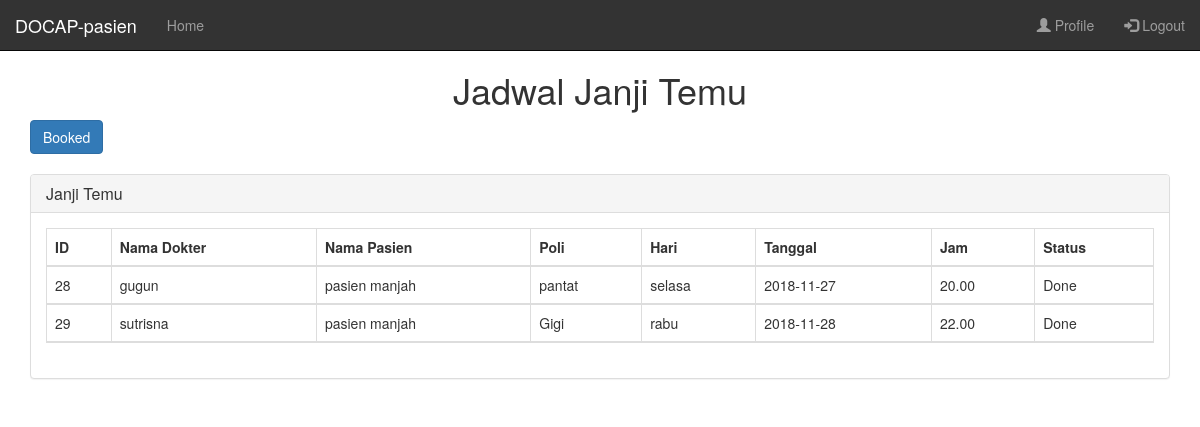
Screenshot of /index.php?controller=patient&action=patientAppointmentDone (signed in) with the database file from the repository.
### tables this page shows
CREATE TABLE `jadwal` (
  `id_jadwal` int(11) NOT NULL,
  `id_user` int(11) NOT NULL,
  `id_poli` int(11) NOT NULL,
  `hari` varchar(100) NOT NULL,
  `id_waktu` int(11) NOT NULL
);

CREATE TABLE `appointment` (
  `id_appointment` int(11) NOT NULL,
  `id_user` int(11) NOT NULL,
  `id_jadwal` int(11) NOT NULL,
  `tanggal` varchar(255) NOT NULL,
  `id_detail_waktu` int(11) NOT NULL,
  `status` varchar(10) NOT NULL
);

CREATE TABLE `users` (
  `id_user` int(11) NOT NULL,
  `username` varchar(100) NOT NULL,
  `password` varchar(100) NOT NULL,
  `level` int(1) NOT NULL,
  `nama` varchar(250) NOT NULL,
  `alamat` varchar(255) NOT NULL,
  `no_ktp` varchar(16) NOT NULL
);

CREATE TABLE `poli` (
  `id_poli` int(11) NOT NULL,
  `nama_poli` varchar(255) NOT NULL
);

CREATE TABLE `detail_waktu` (
  `id_detail_waktu` int(11) NOT NULL,
  `id_waktu` int(11) NOT NULL,
  `detail_waktu` varchar(255) NOT NULL
);

### controllers/c_patient.php (called while the page is built, shortened)
<?php
class PatientController{
        ?>
    <?php
  public function patientAppointmentDone(){
    $posts=Patient::patientAppointmentDone();
    require_once("views/pages/patientHomeDone.php");
  }
}
?>

### routes.php (called while the page is built, shortened)
<?php
function call($controller, $action){
  switch ($controller) {
    case 'patient':
    $controller=new PatientController();
    require_once('models/m_patient.php');
    break;
  }
  $controller ->{ $action }();
}
call($controller,$action);
?>

### index.php (called while the page is built, shortened)
<?php
require_once('views/layout.php');
 ?>

### models/m_patient.php (called while the page is built, shortened)
<?php
class Patient{
      public static function patientAppointmentDone(){
        $db = DB::getInstance();
        $list=[];
        $req = $db->query("SELECT a.id_appointment,a.id_user, us.nama as nama_pasien, j.id_user,u.nama, p.nama_poli, j.hari, a.tanggal, dw.detail_waktu, a.status
          from jadwal j
          join users u on j.id_user=u.id_user
          join appointment a on j.id_jadwal=a.id_jadwal
          join poli p on j.id_poli=p.id_poli
          join users us on us.id_user=a.id_user
          join detail_waktu dw on a.id_detail_waktu=dw.id_detail_waktu where status='Done' and a.id_user=".$_SESSION['id_user']."");
          foreach ($req -> fetchAll() as $post) {
            $list[] = array(
              'id_appointment' => $post['id_appointment'],
              'nama' => $post['nama'],
              'nama_pasien' => $post['nama_pasien'],
              'nama_poli' => $post['nama_poli'],
              'hari' => $post['hari'],
              'tanggal' => $post['tanggal'],
              'detail_waktu' => $post['detail_waktu'],
              'status' => $post['status']
            );
          }
          return $list;
        }
          }
          ?>

### views/pages/patientHomeDone.php (the view, shortened to what this page needs)
<?php require_once('views/layoutPatient.php')?>
<!DOCTYPE html>
<html>
  <head>
  </head>
  <body class="padding-about">
    <h1 align="center">Jadwal Janji Temu</h1>
    <div class="container">
      <a href="?controller=home&action=patientHome" class="btn btn-primary">Booked</a>
      <br><br>
      <div class="row">
        <div class="col-lg-12">
          <div class="panel panel-default">
            <div class="panel-heading">
              <h3 class="panel-title"><i></i>Janji Temu</h3>
            </div>
            <div class="panel-body">
              <div class="table-responsive">
                <table class="table table-bordered table-hover table-striped">
                  <thead>
                    <tr>
                      <th>ID</th>
                      <th>Nama Dokter</th>
                      <th>Nama Pasien</th>
                      <th>Poli</th>
                      <th>Hari</th>
                      <th>Tanggal</th>
                      <th>Jam</th>
                      <th>Status</th>
                      <?php foreach ((array) $posts as $post) { ?>
                        <tr>
                          <td><?php echo $post['id_appointment']  ?></td>
                          <td><?php echo $post['nama'] ?></td>
                          <td><?php echo $post['nama_pasien'] ?></td>
                          <td><?php echo $post['nama_poli'] ?></td>
                          <td><?php echo $post['hari']  ?></td>
                          <td><?php echo $post['tanggal']  ?></td>
                          <td><?php echo $post['detail_waktu']  ?></td>
                          <td><?php echo $post['status'] ?></td>
                        </tr><?php } ?>
                    </tr>
                  </thead>
                </table>
              </div>
            </div>
          </div>
        </div>
      </div>
    </div>
  </body>
</html>

### resources/mycss/my.css (style rules this page uses)
.padding-about { padding:50px 0px; }

### rows the page displays
jadwal: appointment.id_appointment "28", id_user.nama "gugun", users.nama "pasien manjah", id_poli.nama_poli "pantat", hari "selasa", appointment.tanggal "2018-11-27", detail_waktu.detail_waktu "20.00", appointment.status "Done"
jadwal: appointment.id_appointment "29", id_user.nama "sutrisna", users.nama "pasien manjah", id_poli.nama_poli "Gigi", hari "rabu", appointment.tanggal "2018-11-28", detail_waktu.detail_waktu "22.00", appointment.status "Done"

### other values shown
$_SESSION['username'] "pasien"
